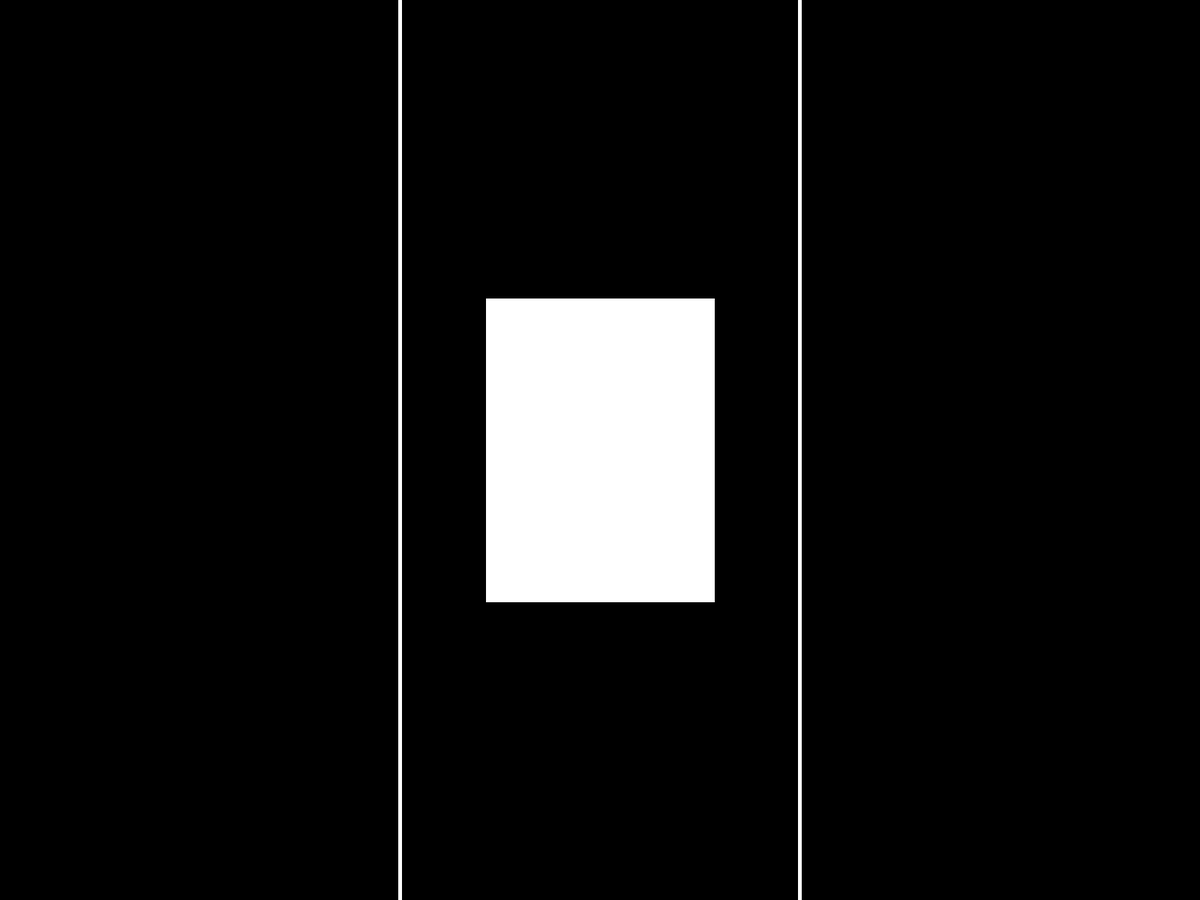
Frame 1 (no input)
Frame 60 (the mouse pressed at the canvas centre just before this capture): identical to frame 1, image omitted
Frame 120 (the mouse held since frame 60 and released just before this capture): identical to frame 1, image omitted

The Processing sketch that drew this single still picture (run headless with seeded random() and noise(); from frame 60 on, the mouse is pressed at the canvas centre):

// Processing sketch: Game_01
// ── Game_01.pde
Board board;
int x, y;

void setup() {
    fullScreen(2);
    background(0);
    //board object
    board = new Board(width, height);
    x = width/2;
    y = height/2;
}

void draw() {
    background(0);
    //devide window to 3 areas
    board.display();

    rectMode(CENTER);
    rect(x, y, 300, height/3);
}

void keyPressed() {
    if (keyCode == LEFT) {
        if (x < width/3) {
            x = x;
        } else {
            x = x - (width/3);
        }
        
    } 

    if (keyCode == RIGHT) {
        if (x > (width/3) * 2) {
            x = x;
        } else {
            x = x + (width/3);
        }
    } 

    if (keyCode == UP) {
        if (y < (height/3)) {
            y = y;
        } else {
            y = y - (height/3);
        }
    }   

    if (keyCode == DOWN) {
        if (y > (height/3) * 2) {
            y = y;
        } else {
            y = y + (height/3);
            }
    }
}



// ── Board.pde
class Board{
    int width;
    int height;
    int x;

    Board(int _width, int _height) {
        width = _width;
        height = _height;
    }

    void display() {
        stroke(255);
        strokeWeight(5);
        for (int i = 0; i < 2; ++i) {
            x = width/3 * (i + 1);
            line(x, 0, x, height);
        }
    }
}
// ── Car.pde
class Car {
    int width, height;
    int x, y;
    int xSize, ySize;

    Car(int _width, int _height) {
        width = _width;
        height = _height;
        xSize = 300;
        ySize = height/3;
    }

    void display() {
        rectMode(CENTER);
        rect(x, y, xSize, ySize);
    }

    void move(int _x, int _y) {
        x = _x;
        y = _y;

    }
}
